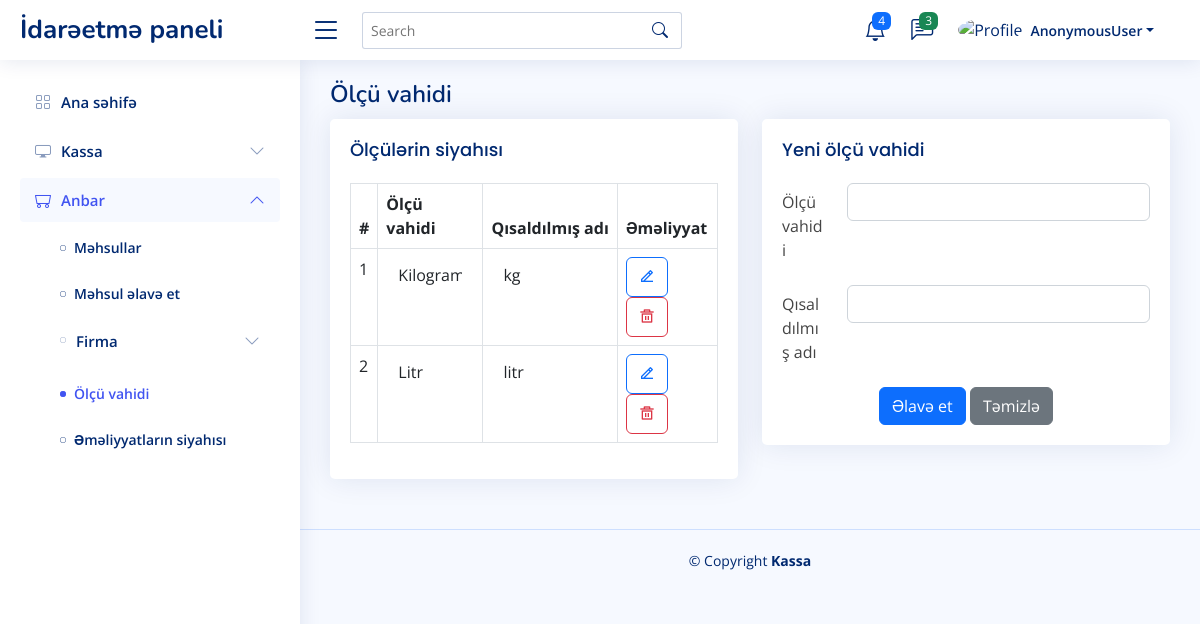
The app's page /warehouse/unitofmeasure/, older data.
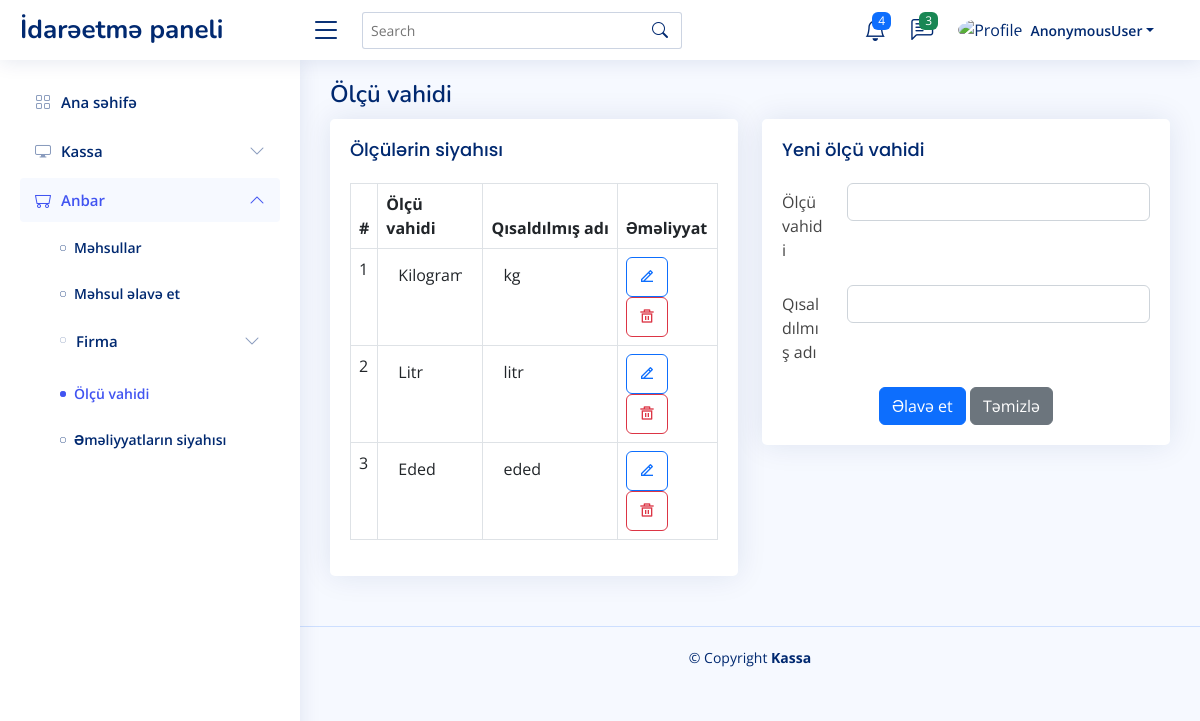
The same page, newer data.
### pos/models.py (models this page shows, shortened)
class UnitOfMeasure(models.Model):
    measure = models.CharField(verbose_name='Ölçü vahidi', max_length=50)
    abbr = models.CharField(verbose_name='Qısaldılmış adı', max_length=25)
    is_active = models.BooleanField(default=True)
    class Meta:
        verbose_name = 'Ölçü vahidi'
        verbose_name_plural = 'Ölçü vahidi'

### pos/views.py (the view)
# urls.py: path('warehouse/unitofmeasure/', views.UnitOfMeasureView.as_view(), name='warehouse_unitofmeasure'),
class UnitOfMeasureView(ListView):
    template_name = 'pos/warehouse_unitofmeasure.html'
    queryset = UnitOfMeasure.objects.all()

### templates/pos/warehouse_unitofmeasure.html (shortened to what this page needs)
{% extends 'pos/index.html' %}
{% block main %}
    <div class="pagetitle">
        <h1>Ölçü vahidi</h1>
    </div>
    <section class="section">
      <div class="row">
        <div class="col-lg-6">
                <div class="card">
                    <div class="card-body table-wrapper-scroll-y my-custom-scrollbar h-25">
                        <h5 class="card-title">Ölçülərin siyahısı</h5>
                        <table class="table table-bordered">
                            <thead>
                                <tr>
                                    <th scope="col">#</th>
                                    <th scope="col">Ölçü vahidi</th>
                                    <th scope="col">Qısaldılmış adı</th>
                                    <th scope="col">Əməliyyat</th>
                                </tr>
                            </thead>
                            <tbody>
                                {% for unitofmeasure in object_list %}
                                    <tr>
                                        <form action="{% url 'pos:warehouse_unitofmeasure_update' unitofmeasure.pk %}" method="post" class="unitofmeasure_edit_form">
                                            <td>{{ forloop.counter }}</td>
                                            <td><input type="text" class="form-control" style="border: 0;" name="measure" value="{{ unitofmeasure.measure }}"></td>
                                            <td><input type="text" class="form-control" style="border: 0;" name="abbr" value="{{ unitofmeasure.abbr }}"></td>
                                            <td>
                                                <button type="submit" title="Dəyiş" class="btn btn-outline-primary"><i class="ri-edit-2-line"></i></button>
                                                <button
                                                        type="button"
                                                        title="Sil"
                                                        class="btn btn-outline-danger"
                                                        id="delete_unitofmeasure"
                                                        data-bs-toggle="modal" data-bs-target="#modal"
                                                        url="{% url 'pos:warehouse_unitofmeasure_delete' unitofmeasure.pk %}">
                                                    <i class="ri-delete-bin-5-line"></i>
                                                </button>
                                            </td>
                                        </form>
                                    </tr>
                                {% endfor %}
                            </tbody>
                        </table>
                    </div>
                </div>
            </div>
        <div class="col-lg-6">
          <div class="card">
            <div class="card-body">
              <h5 class="card-title">Yeni ölçü vahidi</h5>
              <form action="{% url 'pos:warehouse_unitofmeasure_create' %}" method="post">
                <div class="row mb-3">
                  <label for="inputMeasure" class="col-sm-2 col-form-label">Ölçü vahidi</label>
                  <div class="col-sm-10">
                    <input type="text" class="form-control" id="inputMeasure" name="measure">
                  </div>
                </div>
                <div class="row mb-3">
                  <label for="inputAbbr" class="col-sm-2 col-form-label">Qısaldılmış adı</label>
                  <div class="col-sm-10">
                    <input type="text" class="form-control" id="inputAbbr" name="abbr">
                  </div>
                </div>
                <div class="text-center">
                  <button type="submit" class="btn btn-primary">Əlavə et</button>
                  <button type="reset" class="btn btn-secondary">Təmizlə</button>
                </div>
              </form>
            </div>
          </div>
        </div>
      </div>
    </section>
{% endblock %}

Row changes from the older to the newer data that the page shows:
added UnitOfMeasure: measure "Eded", abbr "eded"
